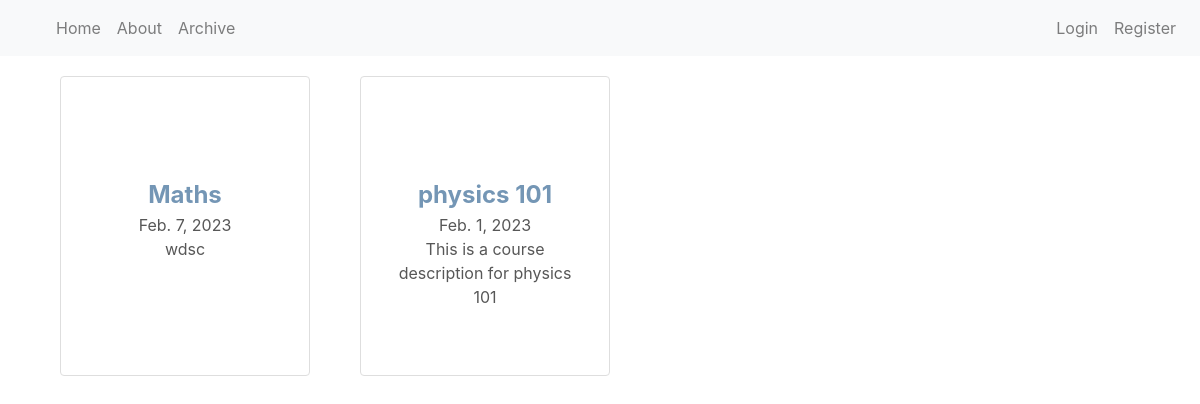
The app's page /courses/, older data.
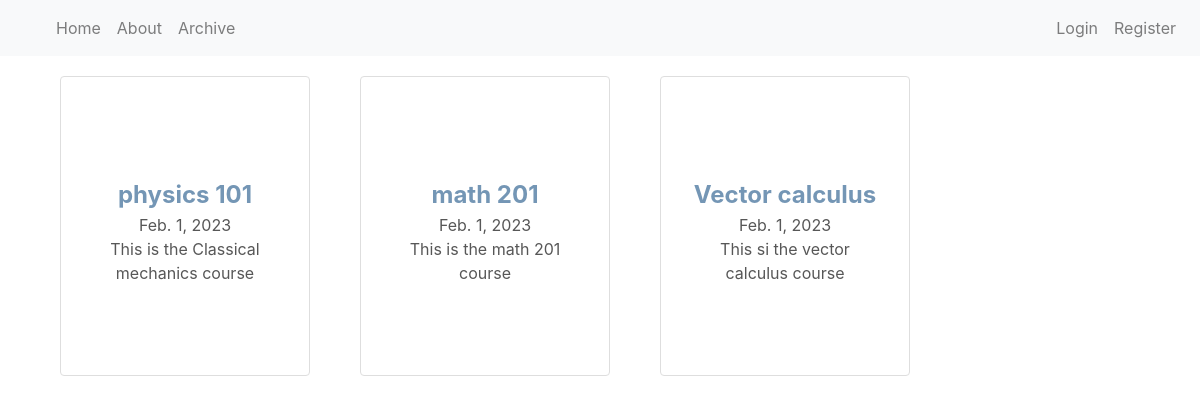
The same page, newer data.
### courses/models.py (models this page shows)
class Course(models.Model):
    Name=models.CharField(max_length=255)
    Banner=models.CharField(max_length=255)
    Institution=models.ForeignKey(University,blank=True, null=True, on_delete=models.PROTECT)
    creator= models.ForeignKey(User, on_delete=models.PROTECT)
    Description=models.TextField()
    date_added=models.DateField()
    Content= models.ManyToManyField(Topic,blank=True)

### courses/views.py (the view)
# urls.py: path('', views.mainpage, name='mainpage'),
def mainpage(request):
    Courses= Course.objects.order_by('-date_added')
    context = {'Courses': Courses}
    return render(request, 'mainpage.html', context)

### courses/templates/mainpage.html (shortened to what this page needs)
{%extends "ewp/base.html"%}
{%load static%}
{%block content%}
<link rel="stylesheet" href="{%static 'ewp/courses.css' %}">
<div class="courses">
{% for Course in Courses %}
<a class="card-link" href="{% url 'courses:course' Course.id%}">
        <div class="course-card">
                <div class="course-details">
                        <div class="course-name">{{Course.Name}}</div>
                        <div class="course-date">{{Course.date_added}}</div>
                        <div class="course-description">{{Course.Description}}</div>
                </div>
        </div>
</a>
{% endfor %}
{%endblock content%}

### ewp/templates/ewp/base.html (shortened to what this page needs)
{%load static%}
<!doctype html>
<html lang="en">
  <head>
    <link rel="stylesheet" href="{%static 'ewp/main.css' %}">
  <link rel="stylesheet" href="https://cdn.jsdelivr.net/npm/bootstrap@4.3.1/dist/css/bootstrap.min.css">
  </head>
  <body>
    <nav class="navbar navbar-expand-sm bg-light navbar-light">
      <ul class="navbar-nav">
        <li class="nav-item">
          <a class="nav-link" href="{%url 'ewp-home' %}">Home</a>
        </li>
        <li class="nav-item">
          <a class="nav-link" href="{%url 'ewp-about' %}">About</a>
        </li>
        <li class="nav-item">
          <a class="nav-link" href="{% url 'courses:mainpage' %}">Archive</a>
        </li>
        </ul>
        {% if user.is_authenticated %}
          <div class="navbar-nav ml-auto">
            <a class = "nav-item nav-link ml-auto" href="{% url 'course-create' %}">Create Course</a>
          <a class = "nav-item nav-link ml-auto" href="{% url 'profile' %}">Profile</a>
          <a class = "nav-item nav-link ml-auto" href="{% url 'logout' %}">Logout</a>
        </div>
      {% else %}
        <div class="navbar-nav ml-auto">
          <a class = "nav-item nav-link" href="{% url 'login' %}">Login</a>
          <a class = "nav-item nav-link" href="{% url 'register' %}">Register</a>
        </div>
      {% endif %}
    </nav>
    <div class="container">
      {%block content%}
      {%endblock%}
    </div>
  </body>
</html>

### ewp/static/ewp/main.css (style rules this page uses)
:root { --body-bg: #6495ed; --secondary-accent: #faf0e6; }
html, body, div, span, applet, object, iframe, h1, h2, h3, h4, h5, h6, p, blockquote, pre, a, abbr, acronym, address, big, cite, code, del, dfn, em, img, ins, kbd, q, s, samp, small, strike, strong, sub, sup, tt, var, b, u, i, center, fieldset, form, label, legend, table, caption, tbody, tfoot, thead, tr, th, td, article, aside, canvas, details, embed, figure, figcaption, footer, header, hgroup, menu, nav, output, ruby, section, summary, time, mark, audio, video { margin: 0; padding: 0; border: 0; font-size: 100%; vertical-align: baseline; }
ol, ul, li, dl, dt, dd { margin: 0; padding: 0; border: 0; font-size: 100%; vertical-align: baseline; }
body { text-align: justify; line-height: 120%; }
ul { margin: 1em 0 0 2em; text-align: left; }

### ewp/static/ewp/courses.css (style rules this page uses)
.courses { display: flex; flex-direction: row; flex-wrap: wrap; }
.course-card { padding: 100px 30px 30px 30px; border: 1px solid #dedede; border-radius: 4px; margin: 20px 15px; position: relative; height: 300px; width: 250px; text-align: center; }
.course-name { font-size: 1.5em; font-weight: bold; color:#7496b5; }
.course-description { color:#575757; }
.course-date { color:#575757; }
a.card-link:link { text-decoration: none; }

Row changes from the older to the newer data that the page shows:
removed Course: Name "Maths", date_added "Feb. 7, 2023", Description "wdsc"
changed Course "physics 101": Description "This is a course description for physics 101" → "This is the Classical mechanics course"
added Course: Name "math 201", date_added "Feb. 1, 2023", Description "This is the math 201 course"
added Course: Name "Vector calculus", date_added "Feb. 1, 2023", Description "This si the vector calculus course"
